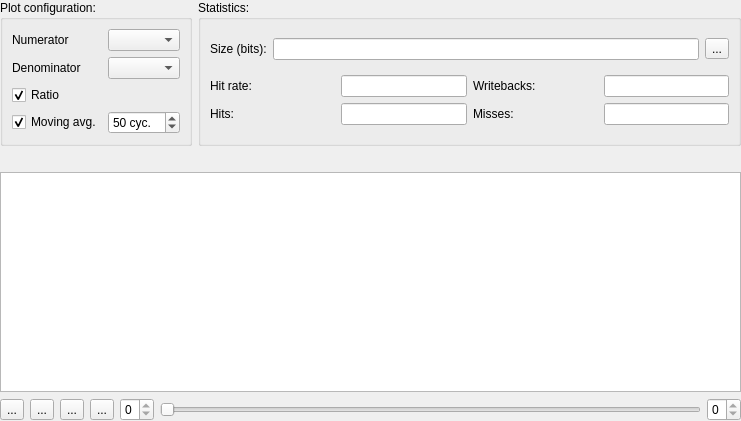
<?xml version="1.0" encoding="UTF-8"?>
<ui version="4.0">
 <class>Ripes::CachePlotWidget</class>
 <widget class="QWidget" name="Ripes::CachePlotWidget">
  <property name="geometry">
   <rect>
    <x>0</x>
    <y>0</y>
    <width>741</width>
    <height>330</height>
   </rect>
  </property>
  <property name="windowTitle">
   <string notr="true">Dialog</string>
  </property>
  <layout class="QGridLayout" name="gridLayout">
   <property name="leftMargin">
    <number>0</number>
   </property>
   <property name="topMargin">
    <number>0</number>
   </property>
   <property name="rightMargin">
    <number>0</number>
   </property>
   <property name="bottomMargin">
    <number>0</number>
   </property>
   <item row="0" column="0">
    <layout class="QVBoxLayout" name="verticalLayout_2" stretch="0,0,1,0,0">
     <item>
      <layout class="QHBoxLayout" name="horizontalLayout">
       <item>
        <widget class="QGroupBox" name="groupBox">
         <property name="title">
          <string>Plot configuration:</string>
         </property>
         <layout class="QGridLayout" name="gridLayout_4">
          <item row="0" column="0">
           <layout class="QGridLayout" name="gridLayout_2">
            <item row="3" column="1">
             <widget class="QCheckBox" name="showMAvg">
              <property name="text">
               <string>Moving avg.</string>
              </property>
              <property name="checked">
               <bool>true</bool>
              </property>
             </widget>
            </item>
            <item row="1" column="1">
             <widget class="QLabel" name="label_2">
              <property name="text">
               <string>Denominator</string>
              </property>
             </widget>
            </item>
            <item row="0" column="1">
             <widget class="QLabel" name="label">
              <property name="text">
               <string>Numerator</string>
              </property>
             </widget>
            </item>
            <item row="1" column="2">
             <widget class="QComboBox" name="den"/>
            </item>
            <item row="3" column="2">
             <widget class="QSpinBox" name="windowCycles">
              <property name="enabled">
               <bool>true</bool>
              </property>
              <property name="suffix">
               <string> cyc.</string>
              </property>
              <property name="minimum">
               <number>1</number>
              </property>
              <property name="maximum">
               <number>999</number>
              </property>
              <property name="value">
               <number>50</number>
              </property>
             </widget>
            </item>
            <item row="0" column="2">
             <widget class="QComboBox" name="num"/>
            </item>
            <item row="2" column="1">
             <widget class="QCheckBox" name="showRatio">
              <property name="toolTip">
               <string>Show/hide the cumulative ratio plot: (numerator / denominator) x 100 %, accumulated from cycle 0</string>
              </property>
              <property name="text">
               <string>Ratio</string>
              </property>
              <property name="checked">
               <bool>true</bool>
              </property>
             </widget>
            </item>
           </layout>
          </item>
         </layout>
        </widget>
       </item>
       <item>
        <widget class="QGroupBox" name="groupBox_2">
         <property name="title">
          <string>Statistics:</string>
         </property>
         <layout class="QGridLayout" name="gridLayout_5">
          <item row="0" column="0">
           <layout class="QVBoxLayout" name="verticalLayout_3">
            <item>
             <layout class="QHBoxLayout" name="horizontalLayout_7">
              <item>
               <widget class="QLabel" name="label_6">
                <property name="text">
                 <string>Size (bits):</string>
                </property>
               </widget>
              </item>
              <item>
               <widget class="QLineEdit" name="size">
                <property name="sizePolicy">
                 <sizepolicy hsizetype="MinimumExpanding" vsizetype="Fixed">
                  <horstretch>0</horstretch>
                  <verstretch>0</verstretch>
                 </sizepolicy>
                </property>
                <property name="minimumSize">
                 <size>
                  <width>0</width>
                  <height>0</height>
                 </size>
                </property>
                <property name="readOnly">
                 <bool>true</bool>
                </property>
               </widget>
              </item>
              <item>
               <widget class="QToolButton" name="sizeBreakdownButton">
                <property name="text">
                 <string notr="true">...</string>
                </property>
               </widget>
              </item>
             </layout>
            </item>
           </layout>
          </item>
          <item row="1" column="0">
           <layout class="QHBoxLayout" name="horizontalLayout_4">
            <item>
             <layout class="QGridLayout" name="gridLayout_6">
              <item row="0" column="1">
               <widget class="QLineEdit" name="hitrate">
                <property name="sizePolicy">
                 <sizepolicy hsizetype="Preferred" vsizetype="Fixed">
                  <horstretch>0</horstretch>
                  <verstretch>0</verstretch>
                 </sizepolicy>
                </property>
                <property name="minimumSize">
                 <size>
                  <width>0</width>
                  <height>0</height>
                 </size>
                </property>
                <property name="readOnly">
                 <bool>true</bool>
                </property>
               </widget>
              </item>
              <item row="0" column="2">
               <widget class="QLabel" name="label_7">
                <property name="text">
                 <string>Writebacks:</string>
                </property>
               </widget>
              </item>
              <item row="0" column="3">
               <widget class="QLineEdit" name="writebacks">
                <property name="sizePolicy">
                 <sizepolicy hsizetype="Preferred" vsizetype="Fixed">
                  <horstretch>0</horstretch>
                  <verstretch>0</verstretch>
                 </sizepolicy>
                </property>
                <property name="minimumSize">
                 <size>
                  <width>0</width>
                  <height>0</height>
                 </size>
                </property>
                <property name="readOnly">
                 <bool>true</bool>
                </property>
               </widget>
              </item>
              <item row="0" column="0">
               <widget class="QLabel" name="label_5">
                <property name="text">
                 <string>Hit rate:</string>
                </property>
               </widget>
              </item>
              <item row="1" column="0">
               <widget class="QLabel" name="label_11">
                <property name="text">
                 <string>Hits:</string>
                </property>
               </widget>
              </item>
              <item row="1" column="1">
               <widget class="QLineEdit" name="hits">
                <property name="sizePolicy">
                 <sizepolicy hsizetype="Preferred" vsizetype="Fixed">
                  <horstretch>0</horstretch>
                  <verstretch>0</verstretch>
                 </sizepolicy>
                </property>
                <property name="minimumSize">
                 <size>
                  <width>0</width>
                  <height>0</height>
                 </size>
                </property>
                <property name="readOnly">
                 <bool>true</bool>
                </property>
               </widget>
              </item>
              <item row="1" column="2">
               <widget class="QLabel" name="label_12">
                <property name="text">
                 <string>Misses:</string>
                </property>
               </widget>
              </item>
              <item row="1" column="3">
               <widget class="QLineEdit" name="misses">
                <property name="sizePolicy">
                 <sizepolicy hsizetype="Preferred" vsizetype="Fixed">
                  <horstretch>0</horstretch>
                  <verstretch>0</verstretch>
                 </sizepolicy>
                </property>
                <property name="minimumSize">
                 <size>
                  <width>0</width>
                  <height>0</height>
                 </size>
                </property>
                <property name="readOnly">
                 <bool>true</bool>
                </property>
               </widget>
              </item>
             </layout>
            </item>
           </layout>
          </item>
         </layout>
        </widget>
       </item>
      </layout>
     </item>
     <item>
      <widget class="QLabel" name="truncationHint">
       <property name="wordWrap">
        <bool>true</bool>
       </property>
      </widget>
     </item>
     <item>
      <widget class="CachePlotView" name="plotView">
       <property name="minimumSize">
        <size>
         <width>0</width>
         <height>220</height>
        </size>
       </property>
      </widget>
     </item>
     <item>
      <layout class="QHBoxLayout" name="horizontalLayout_3" stretch="0,0,0,0,0,1,0">
       <item>
        <widget class="QToolButton" name="ratioCursor">
         <property name="text">
          <string notr="true">...</string>
         </property>
        </widget>
       </item>
       <item>
        <widget class="QToolButton" name="mavgCursor">
         <property name="text">
          <string notr="true">...</string>
         </property>
        </widget>
       </item>
       <item>
        <widget class="QToolButton" name="copyData">
         <property name="text">
          <string notr="true">...</string>
         </property>
        </widget>
       </item>
       <item>
        <widget class="QToolButton" name="savePlot">
         <property name="text">
          <string notr="true">...</string>
         </property>
        </widget>
       </item>
       <item>
        <widget class="QSpinBox" name="rangeMin">
         <property name="toolTip">
          <string>First cycle shown in the plot</string>
         </property>
         <property name="maximum">
          <number>0</number>
         </property>
        </widget>
       </item>
       <item>
        <widget class="ctkRangeSlider" name="rangeSlider">
         <property name="sizePolicy">
          <sizepolicy hsizetype="Expanding" vsizetype="Fixed">
           <horstretch>1</horstretch>
           <verstretch>0</verstretch>
          </sizepolicy>
         </property>
         <property name="toolTip">
          <string>Drag the handles to choose the range of clock cycles shown in the plot</string>
         </property>
         <property name="orientation">
          <enum>Qt::Horizontal</enum>
         </property>
        </widget>
       </item>
       <item>
        <widget class="QSpinBox" name="rangeMax">
         <property name="toolTip">
          <string>Last cycle shown in the plot</string>
         </property>
         <property name="maximum">
          <number>0</number>
         </property>
        </widget>
       </item>
      </layout>
     </item>
    </layout>
   </item>
  </layout>
 </widget>
 <customwidgets>
  <customwidget>
   <class>CachePlotView</class>
   <extends>QGraphicsView</extends>
   <header>cachesim/cacheplotview.h</header>
  </customwidget>
  <customwidget>
   <class>ctkRangeSlider</class>
   <extends>QSlider</extends>
   <header>ctkrangeslider.h</header>
  </customwidget>
 </customwidgets>
 <resources/>
 <connections/>
</ui>
